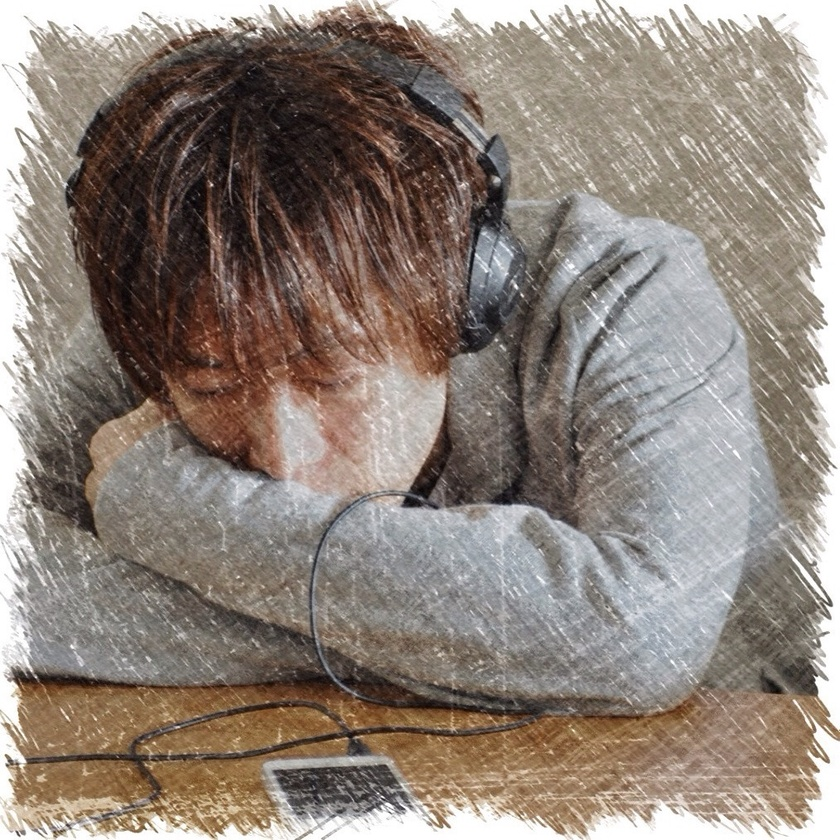
#> input picture images/sample.jpg, 840 x 840 px, shrunk from 1014 x 1014 before the run
$ python test.py
#> lines starting #> are read from the running program, lines starting #| are printed output that depends on the picture; after the words box and inside, x2 and y2 are one past the last pixel; in counts of white or black regions, pixels touching at a corner belong together
import cv2

# imreadの第二引数に `cv2.IMREAD_GRAYSCALE` を使用すると、
# OpenCVではなくコーデックによる変換になるので、
# 画素値を厳密に計算したい場合は別途 `cvtColor` するのが良い。
#
# ref. https://note.nkmk.me/python-opencv-numpy-color-to-gray/#cv2imread
img = cv2.imread("images/sample.jpg")
#> img is the input picture: shape (840, 840, 3); mean B, G, R 122.6, 131.5, 143
img_gray = cv2.cvtColor(img, cv2.COLOR_BGR2GRAY)
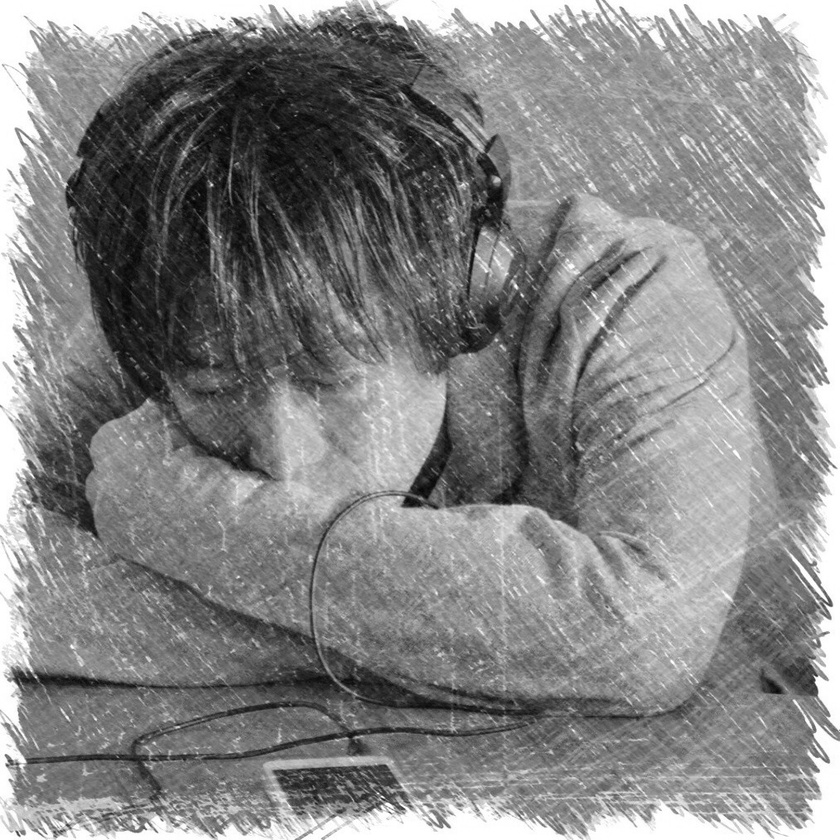
#> img_gray: shape (840, 840); min 2, max 255, mean 133.9

_, img_otsu = cv2.threshold(img_gray, 0, 255, cv2.THRESH_OTSU)
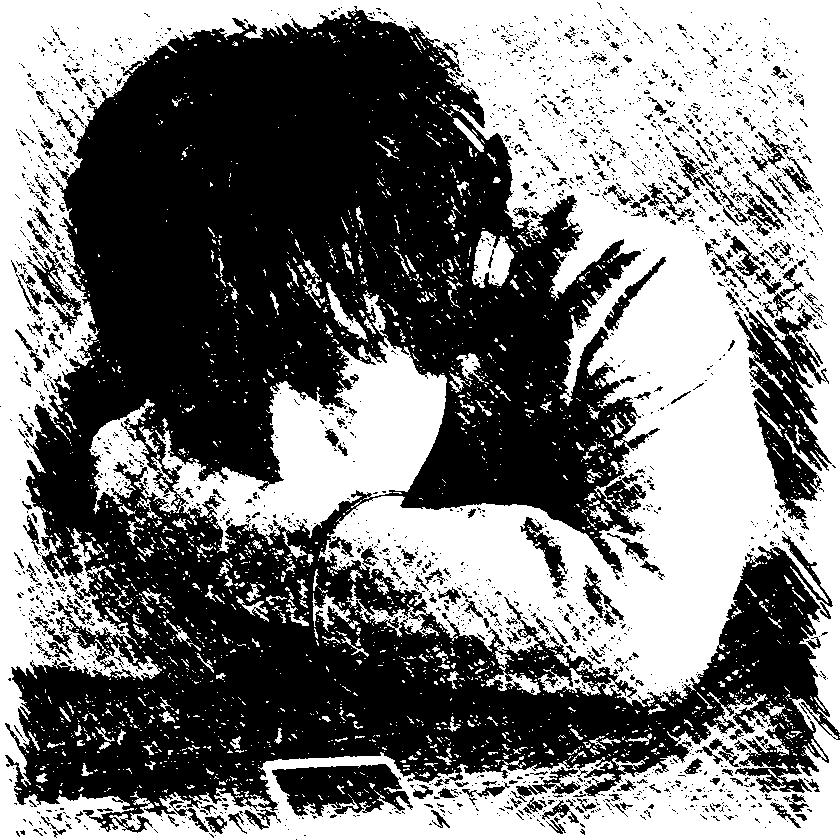
#> img_otsu: shape (840, 840); 48.3% white; 2286 white regions (2046 under 20 px), largest, box (x1, y1, x2, y2) and area: (0, 0, 840, 840) 287912, (89, 290, 447, 558) 29971, (472, 231, 514, 288) 1500

cv2.imshow("Display window", img_otsu)
k = cv2.waitKey(0)
#> (key Esc is pressed here)
